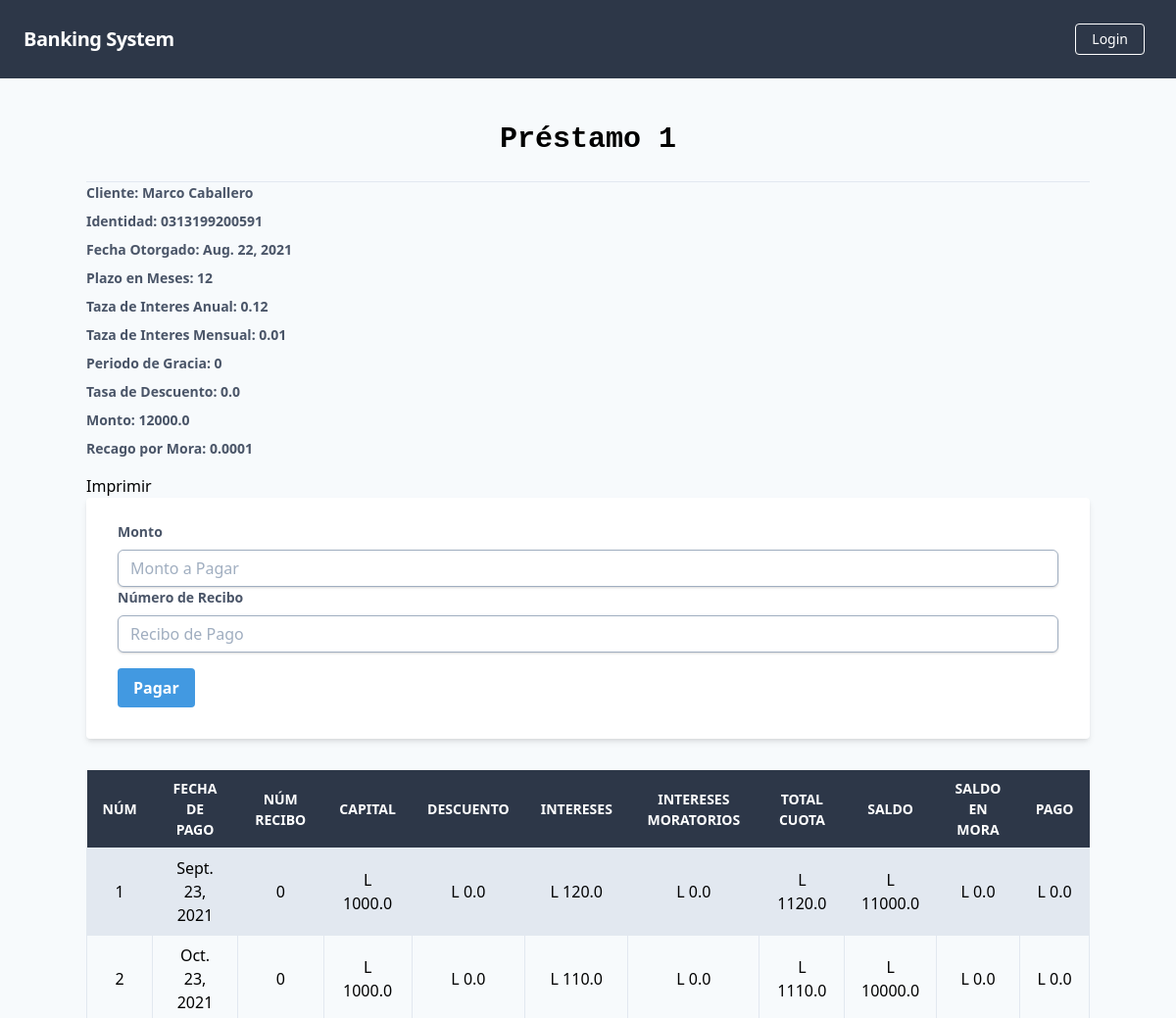
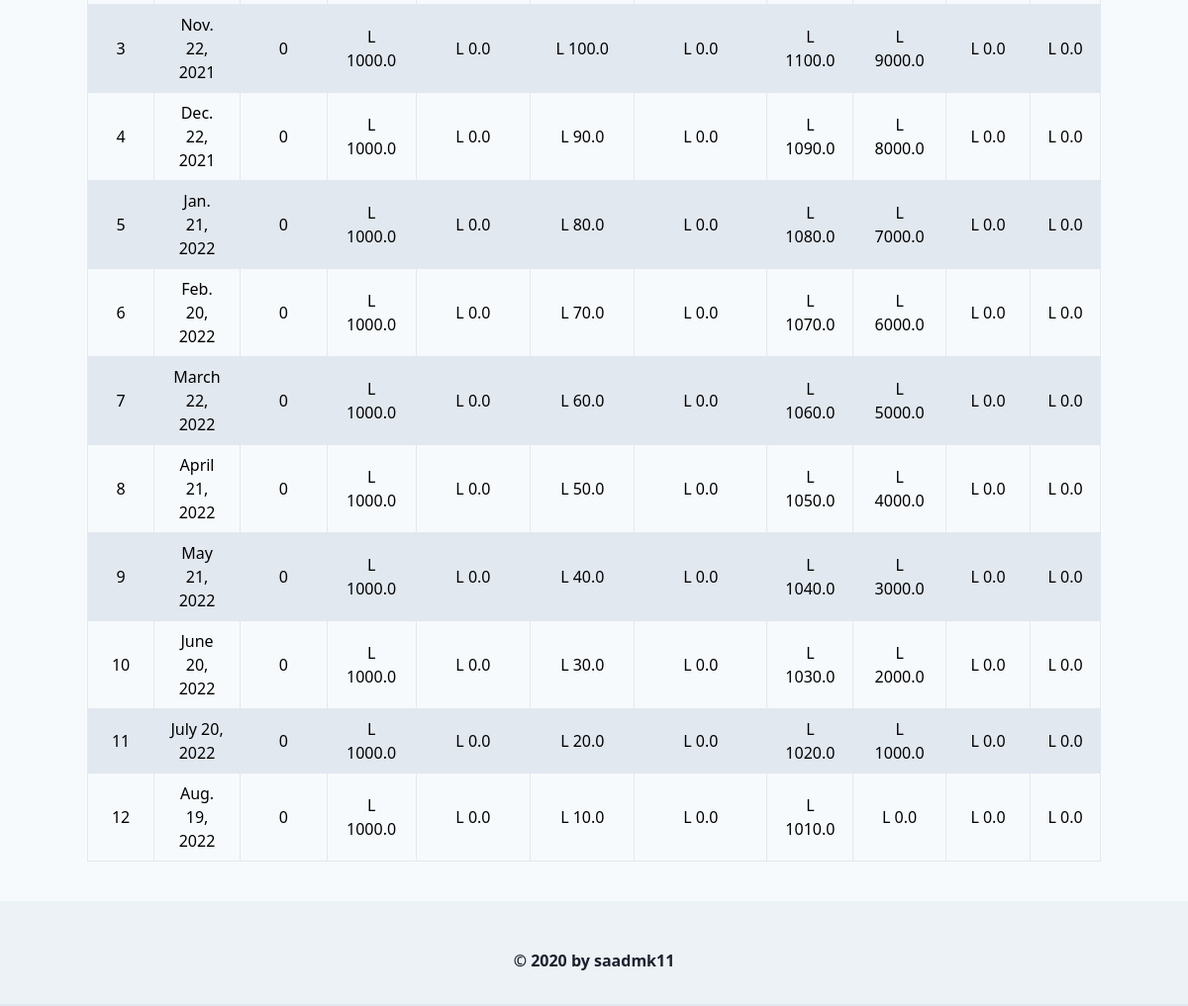
/prestamos/buscar/persona/prestamo/, run on the app's committed database (2 pictures, top to bottom).
### prestamos/models.py (models this page shows)
class Datos_prestamos(models.Model):
    id_cliente = models.CharField(max_length=15)
    id_prestamo= models.IntegerField()
    nombre_cliente= models.CharField(max_length=50)
    fecha_otorgado= models.DateField()
    fecha_vencimiento= models.DateField()
    plazo_meses= models.IntegerField()
    taza_mensual= models.FloatField()
    Periodo_Gracia= models.IntegerField()
    Taza_Descuento= models.FloatField()
    Monto = models.FloatField()

class Acciones_Prestamos(models.Model):
    id_prestamo = models.IntegerField()
    num_cuota= models.IntegerField()
    Fecha_Pago= models.DateField()
    Num_recibo= models.IntegerField()
    Monto= models.FloatField()
    Capital = models.FloatField()
    Descuento = models.FloatField()
    Intereses = models.FloatField()
    Pago = models.FloatField()
    Saldo = models.FloatField()
    Saldo_mora = models.FloatField()
    Intereses_moratorios= models.FloatField()

### prestamos/views.py (the view, shortened to what this page needs)
# urls.py: path('buscar/persona/prestamo/', Prestamo_A_Pagar.as_view()),
class Prestamo_A_Pagar(ListView):
    template_name = "transactions/Mostra A Pagar.html"
    model = Acciones_Prestamos
    def get_context_data(self, **kwargs):
        context = super().get_context_data(**kwargs)
        id_prestamo = Variables_Generales.objects.get(variable="Id_Prestamo_1")
        id_p= int(id_prestamo.valor)
        self.calcular_mora(id_p)
        datos_prestamo= Datos_prestamos.objects.get(id_prestamo=id_p)
        context.update({
            'Cliente': datos_prestamo.nombre_cliente,
            'Identidad': datos_prestamo.id_cliente,
            'Fecha_O': datos_prestamo.fecha_otorgado,
            'Plazo': datos_prestamo.plazo_meses,
            'Tanual': datos_prestamo.taza_mensual*12,
            'Tmensual': datos_prestamo.taza_mensual,
            'Pgracia':  datos_prestamo.Periodo_Gracia,
            'Descuento': datos_prestamo.Taza_Descuento,
            'Monto': datos_prestamo.Monto,
            'Mora': "0.0001",
            'Id_Prestamo': id_p
        })
        return context
    def get_queryset(self):
        id_prestamo = Variables_Generales.objects.get(variable="Id_Prestamo_1")
        id_p = int(id_prestamo.valor)
        return Acciones_Prestamos.objects.filter(id_prestamo=id_p)
    def cuota_por_pagar(self,num_prestamo):
        resp=1
        cuotas = Acciones_Prestamos.objects.filter(id_prestamo=num_prestamo)
        for c in cuotas:
            resp = c.num_cuota
            if c.Num_recibo ==0:
                break
        return int(resp)
    def calcular_mora(self,id_p):
        num_cuota = self.cuota_por_pagar(id_p)
        cuota =  Acciones_Prestamos.objects.get(id_prestamo=id_p, num_cuota=num_cuota)
        fecha_couta= cuota.Fecha_Pago
        delta = fecha_couta - date.today()

### templates/transactions/Mostra A Pagar.html (shortened to what this page needs)
{% extends 'core/base.html' %}
{% block content %}
    <h1 class="font-mono font-bold text-3xl text-center pb-5 pt-10"> Préstamo {{ Id_Prestamo }}</h1>
    <hr />
        <div class="mb-4">
            <label class="block text-gray-700 text-sm font-bold mb-2" for="amount">
                Cliente: {{Cliente}}
            </label>
            <label class="block text-gray-700 text-sm font-bold mb-2" for="amount">
                Identidad: {{ Identidad }}
            </label>
            <label class="block text-gray-700 text-sm font-bold mb-2" for="amount">
                Fecha Otorgado: {{ Fecha_O }}
            </label>
            <label class="block text-gray-700 text-sm font-bold mb-2" for="amount">
                Plazo en Meses: {{ Plazo }}
            </label>
            <label class="block text-gray-700 text-sm font-bold mb-2" for="amount">
                Taza de Interes Anual: {{ Tanual }}
            </label>
            <label class="block text-gray-700 text-sm font-bold mb-2" for="amount">
                Taza de Interes Mensual: {{ Tmensual }}
            </label>
            <label class="block text-gray-700 text-sm font-bold mb-2" for="amount">
                Periodo de Gracia: {{ Pgracia }}
            </label>
            <label class="block text-gray-700 text-sm font-bold mb-2" for="amount">
               Tasa de Descuento: {{ Descuento }}
            </label>
            <label class="block text-gray-700 text-sm font-bold mb-2" for="amount">
               Monto: {{ Monto }}
            </label>
            <label class="block text-gray-700 text-sm font-bold mb-2" for="amount">
               Recago por Mora: {{ Mora }}
            </label>
        </div>
         <a href="{% url 'prestamos:pdf1' %}" class="block mt-4 lg:inline-block lg:mt-0 text-black hover:text-red mr-4">
                    Imprimir
         </a>
    <form method="POST" class="bg-white shadow-md rounded px-8 pt-6 pb-8 mb-4">
        <div class="mb-4">
            <label class="block text-gray-700 text-sm font-bold mb-2" for="amount">
                Monto
            </label>
            <input class="shadow appearance-none border rounded w-full py-2 px-3 text-gray-700 leading-tight border rounded-md border-gray-500 focus:outline-none focus:shadow-outline" name="Monto" id="Monto"  required placeholder="Monto a Pagar">
            <label class="block text-gray-700 text-sm font-bold mb-2" for="amount">
                Número de Recibo
            </label>
            <input class="shadow appearance-none border rounded w-full py-2 px-3 text-gray-700 leading-tight border rounded-md border-gray-500 focus:outline-none focus:shadow-outline" name="Recibo" id="Recibo"  required placeholder="Recibo de Pago">
        </div>
        <button class="bg-blue-500 hover:bg-blue-700 text-white font-bold py-2 px-4 rounded focus:outline-none focus:shadow-outline" type="submit">
            Pagar
        </button>
    </form>
    <table class="table-auto mx-auto w-full mt-8">
        <thead class="bg-gray-800 text-white">
        <tr class="uppercase font-semibold text-sm">
            <th class="px-4 py-2">Núm</th>
            <th class="px-4 py-2">Fecha de Pago</th>
            <th class="px-4 py-2">Núm Recibo</th>
            <th class="px-4 py-2">Capital</th>
            <th class="px-4 py-2">Descuento</th>
            <th class="px-4 py-2">Intereses </th>
            <th class="px-4 py-2">Intereses Moratorios </th>
            <th class="px-4 py-2">Total Cuota</th>
            <th class="px-4 py-2">Saldo</th>
             <th class="px-4 py-2">Saldo en Mora</th>
            <th class="px-4 py-2">Pago</th>
        </tr>
        </thead>
        <tbody>
        {% for transaction in object_list %}
        <tr class="{% cycle 'bg-gray-300' 'bg-white-100' %}">
            <td class="border px-4 py-2 text-center">{{ transaction.num_cuota }}</td>
            <td class="border px-4 py-2 text-center">{{ transaction.Fecha_Pago }}</td>
            <td class="border px-4 py-2 text-center">{{ transaction.Num_recibo }}</td>
            <td class="border px-4 py-2 text-center">L {{ transaction.Capital }}</td>
            <td class="border px-4 py-2 text-center">L {{ transaction.Descuento }}</td>
            <td class="border px-4 py-2 text-center">L {{ transaction.Intereses }}</td>
            <td class="border px-4 py-2 text-center">L {{ transaction.Intereses_moratorios }}</td>
            <td class="border px-4 py-2 text-center">L {{ transaction.Monto }}</td>
            <td class="border px-4 py-2 text-center">L {{ transaction.Saldo }}</td>
            <td class="border px-4 py-2 text-center">L {{ transaction.Saldo_mora }}</td>
            <td class="border px-4 py-2 text-center">L {{ transaction.Pago }}</td>
        </tr>
        {% endfor %}
        </tbody>
    </table>
{% endblock %}

### data on the page
Datos_prestamos: nombre_cliente "Marco Caballero", id_cliente "0313199200591", fecha_otorgado "Aug. 22, 2021", taza_mensual "0.01", Taza_Descuento "0.0", Monto "12000.0"

### other printed values
{{ Id_Prestamo }} "1"
{{ Plazo }} "12"
{{ Tanual }} "0.12"
{{ Pgracia }} "0"
{{ Mora }} "0.0001"
